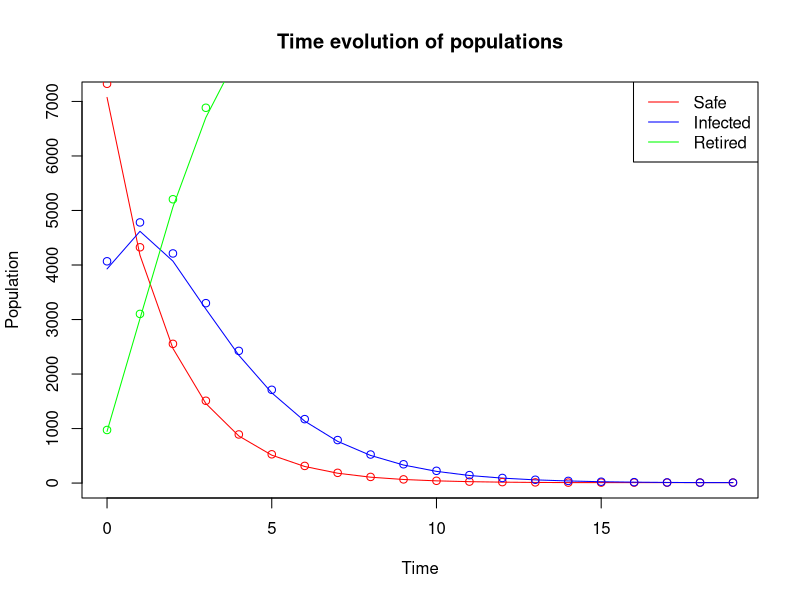

R code for this plot:

#setwd("~/Documents/Projet 3BIM/Projet-3BIM")
rm(list = ls())

t = read.table("OutputPopulations.txt", header  = T, sep = "\t")

##### Obtention de tableaux de noms, S, I, R, Total et Time #####
Name=t[,1]
S=t[,2]
I=t[,3]
R=t[,4]
Total=t[,5]
Time=t[,6]

##### Obtenir les données par ville ##### (Besoin trouver une boucle pour le faire automatiquement pour chaque ville)
London=t[t$Name == 'London',]
Paris=t[t$Name == 'Paris',]

##### Affichage des populations S, I et R avec des types différents pour chaque ville #####
plot(London$Time,London$S,col='red',type='l',xlab='Time',ylab='Population',main='Time evolution of populations')
lines(London$Time,London$I,col='blue')
lines(London$Time,London$R,col='green')
points(Paris$Time,Paris$S,col='red')
points(Paris$Time,Paris$I,col='blue')
points(Paris$Time,Paris$R,col='green')
legend("topright",legend=c('Safe','Infected','Retired'),col=c('red','blue','green'),lty=1)
